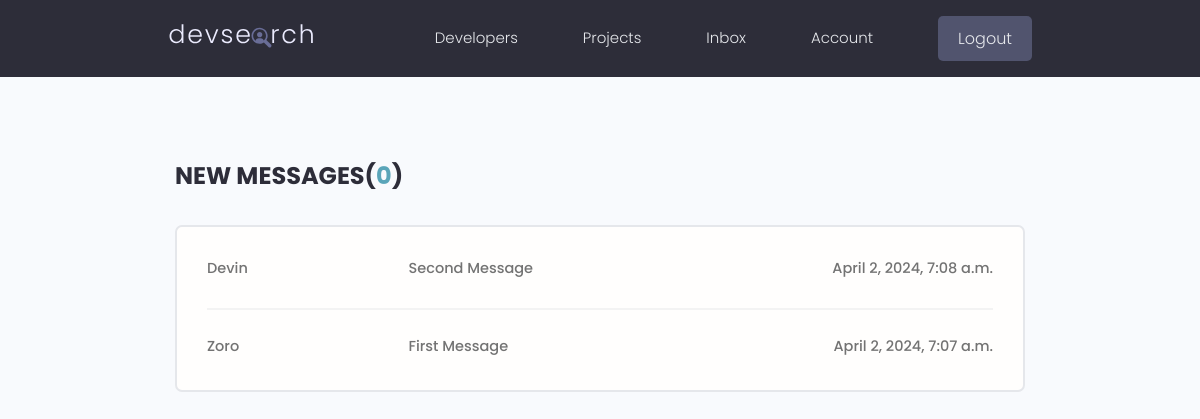
The app's page /inbox/ (signed in), older data.
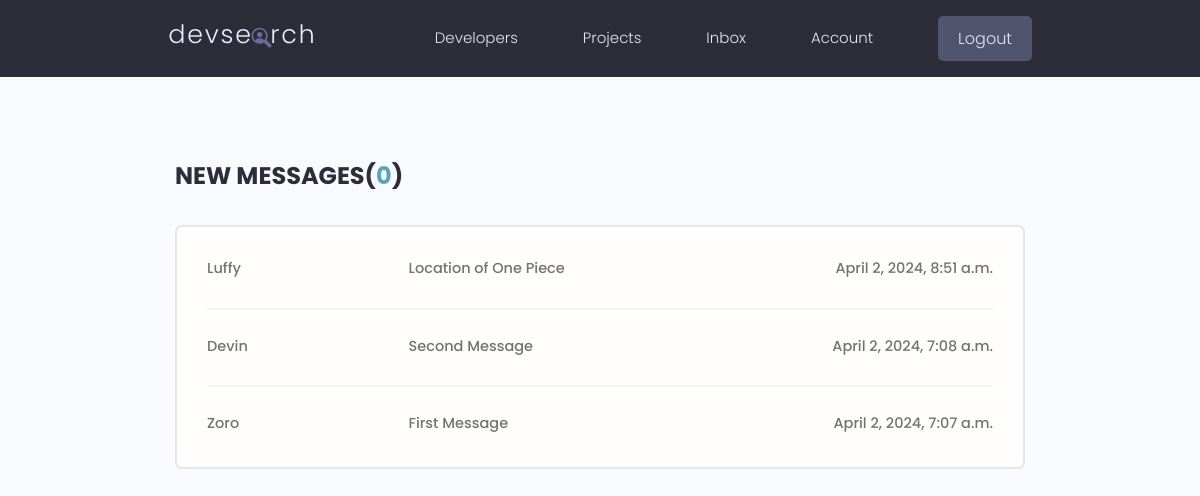
The same page, newer data.
### users/models.py (models this page shows, shortened)
class Message(models.Model):
    sender = models.ForeignKey(Profile, on_delete=models.SET_NULL, null=True)
    recipient = models.ForeignKey(
        Profile, on_delete=models.SET_NULL, null=True, related_name="messages"
    )
    name = models.CharField(max_length=200, null=True, blank=True)
    email = models.EmailField(max_length=200, null=True, blank=True)
    subject = models.CharField(max_length=200, null=True, blank=True)
    body = models.TextField()
    is_read = models.BooleanField(default=False, null=True)
    created = models.DateTimeField(auto_now_add=True)
    id = models.UUIDField(
        default=uuid.uuid4, unique=True, primary_key=True, editable=False
    )
    class Meta:
        ordering = ["is_read", "-created"]

### users/views.py (the view)
# urls.py: path("inbox/", views.inbox, name="inbox"),
@login_required(login_url="login")
def inbox(request):
    profile = request.user.profile
    messageRequests = profile.messages.all()
    unreadCount = messageRequests.filter(is_read=False).count()
    context = {"messageRequests": messageRequests, "unreadCount": unreadCount}
    return render(request, "users/inbox.html", context)

### users/templates/users/inbox.html
{% extends 'main.html' %} {% block content %}
<main class="inbox my-xl">
  <div class="content-box">
    <h3 class="inbox__title">New Messages(<span>{{unreadCount}}</span>)</h3>
    <ul class="messages">
      {% for message in messageRequests %} {% if message.is_read == False %}
      <li class="message message--unread">{% else %}</li>
      <li class="message">
        {% endif %}
        <a href="{% url 'message' message.id %}">
          <span class="message__author">{{message.name}}</span>
          <span class="message__subject">{{message.subject}}</span>
          <span class="message__date">{{message.created}}</span>
        </a>
      </li>
      {% endfor %}
    </ul>
  </div>
</main>
{% endblock content %}

### templates/main.html (shortened to what this page needs)
<!DOCTYPE html>
{% load static %}
<html lang="en">
  <head>
    <link rel="stylesheet" href="{% static 'uikit/styles/uikit.css' %}" />
    <link rel="stylesheet" href="{% static 'styles/app.css' %}" />
  </head>
  <body>
    {% include 'navbar.html' %}
     {% block content %} {% endblock content %}
  </body>
</html>

### templates/navbar.html (shortened to what this page needs)
{% load static %}
<header class="header">
  <div class="container container--narrow">
    <a href="{% url 'profiles' %}" class="header__logo">
      <img src="{% static 'images/logo.svg' %}" alt="DevSearch Logo" />
    </a>
    <nav class="header__nav">
      <ul class="header__menu">
        <li class="header__menuItem">
          <a href="{% url 'profiles' %}">Developers</a>
        </li>
        <li class="header__menuItem">
          <a href="{% url 'projects' %}">Projects</a>
        </li>
        {% if request.user.is_authenticated %}
        <li class="header__menuItem"><a href="{% url 'inbox' %}">Inbox</a></li>
        <li class="header__menuItem">
          <a href="{% url 'account' %}">Account</a>
        </li>
        <li class="header__menuItem">
          <a href="{% url 'logout' %}" class="btn btn--sub">Logout</a>
        </li>
        {% else %}
        <li class="header__menuItem">
          <a href="{% url 'login' %}" class="btn btn--sub">Login/Sign Up</a>
        </li>
        {% endif %}
      </ul>
    </nav>
  </div>
</header>

### static/styles/app.css (style rules this page uses)
:root { --color-sub: #2d2d39; }
.btn--sub { background-color: var(--color-sub-light); }
img { width: 100%; }
.content-box { width: 95%; max-width: 85rem; margin: 0 auto; }
.header { position: sticky; z-index: 111; background-color: var(--color-sub); padding: 1.5rem 0; }
.header > .container { display: flex; justify-content: space-between; align-items: center; }
.header__logo > img { height: 3.8rem; }
.header__nav > ul { display: inline-flex; align-items: center; list-style: none; gap: 6.5rem; }
.header__menuItem > a { color: var(--color-light); font-weight: 300; }
.inbox { height: 90vh; }
.inbox__title, .inbox__title span { font-size: 2.4rem; font-weight: 700; color: var(--color-sub); text-transform: uppercase; text-align: left; margin-bottom: 3rem; }
.inbox__title span { color: var(--color-main); }
.messages { list-style: none; background: var(--color-white); padding: 0.5rem 3rem; border: 2px solid var(--color-light); border-radius: 0.7rem; }
.message { padding: 2.5rem 0; }
.message > a span { font-size: 1.45rem; font-weight: 500; }
.message:not(:last-child) { border-bottom: 2px solid var(--color-white-light); }
.message > a { display: flex; gap: 1rem; }
.message__author, .message__date { flex-basis: 25%; }
.message__subject { flex-basis: 50%; }
.message__date { text-align: right; }

### static/uikit/styles/modules/_variables.css (style rules this page uses)
:root { --color-main: #5aa5b9; --color-main-light: #e6faff; --color-sub: #3f4156; --color-sub-light: #51546e; --color-sub-lighter: #ededfd; --color-text: #737373; --color-gray: #8b8b8b; --color-light: #e5e7eb; --color-light-gray: #767676; --color-bg: #f8fafd; --color-white: #fffefd; --color-white-light: #f3f3f3; --color-success: #359e64; --color-success-bg: #def8e8; --color-error: #fc4b0b; --color-error-bg: #fff2ee; --font-base: 'Poppins', arial, helvetica, 'Segoe UI', roboto, ubuntu, sans-serif; --font-monospace: 'Fira Code', 'Courier New', courier, monospace; --font-regular: 300; --font-medium: 500; --font-bold: 700; --generic-shadow: 1px 1px 5px #00000010; --generic-transition: all 0.3s ease-in-out; }

### static/uikit/styles/modules/_base.css (style rules this page uses)
* { margin: 0; padding: 0; box-sizing: border-box; text-rendering: optimizeLegibility; color: inherit; font-size: inherit; }
html { font-size: 50%; }
@media only screen and (min-width: 480px) { html { font-size: 56.25%; } }
@media only screen and (min-width: 1200px) { html { font-size: 62.5%; } }
body { line-height: 1.6; font-weight: 400; font-size: 1.5rem; color: var(--color-text); background-color: var(--color-bg); min-height: 100vh; }

### static/uikit/styles/modules/_typography.css (style rules this page uses)
* { font-family: var(--font-base); }
h3 { font-size: 3.2rem; font-weight: var(--font-medium); }
p, span, strong { font-size: 1.6rem; color: var(--color-text); font-weight: var(--font-regular); }
a { padding-bottom: 2px; text-decoration: none; display: inline-block; color: var(--color-main); font-weight: var(--font-medium); }

### static/uikit/styles/modules/_utilities.css (style rules this page uses)
.container { width: 92%; max-width: 165rem; margin: 0 auto; box-sizing: border-box; }
.container--narrow { width: 92%; max-width: 120rem; }
@media screen and (min-width: 1000px) { .container { width: 90%; } }
@media screen and (min-width: 1000px) { .container--narrow { width: 85%; } }
@media screen and (min-width: 1200px) { .container { width: 80%; } }
@media screen and (min-width: 1200px) { .container--narrow { width: 72%; } }
.my-xl { margin: 8rem auto; }

### static/uikit/styles/modules/_button.css (style rules this page uses)
.btn { display: inline-block; position: relative; cursor: pointer; background-color: var(--color-light); font-weight: var(--font-medium); color: var(--color-sub); text-decoration: none; padding: 1rem 2rem; border-radius: 0.5rem; border: none; width: -webkit-fit-content; width: -moz-fit-content; width: fit-content; height: -webkit-fit-content; height: -moz-fit-content; height: fit-content; font-size: 1.6rem; outline-width: 0; outline-color: transparent; -webkit-backface-visibility: hidden; backface-visibility: hidden; transition: all 0.3s ease-in-out; }
.btn--sub { background-color: var(--color-sub); color: var(--color-white); }

Row changes from the older to the newer data that the page shows:
added Message: name "Luffy", subject "Location of One Piece", created "April 2, 2024, 8:51 a.m."
